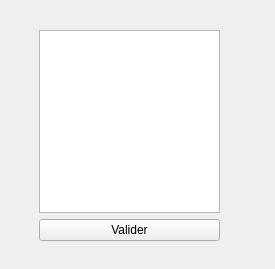
<?xml version="1.0" encoding="UTF-8"?>
<ui version="4.0">
 <class>typeNote</class>
 <widget class="QWidget" name="typeNote">
  <property name="geometry">
   <rect>
    <x>0</x>
    <y>0</y>
    <width>275</width>
    <height>269</height>
   </rect>
  </property>
  <property name="windowTitle">
   <string>Form</string>
  </property>
  <widget class="QWidget" name="verticalLayoutWidget">
   <property name="geometry">
    <rect>
     <x>39</x>
     <y>30</y>
     <width>181</width>
     <height>211</height>
    </rect>
   </property>
   <layout class="QVBoxLayout" name="verticalLayout">
    <item>
     <widget class="QListWidget" name="listWidget"/>
    </item>
    <item>
     <widget class="QPushButton" name="validate">
      <property name="text">
       <string>Valider</string>
      </property>
     </widget>
    </item>
   </layout>
  </widget>
 </widget>
 <resources/>
 <connections/>
</ui>
